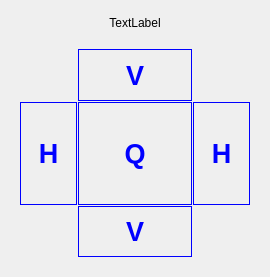
<?xml version="1.0" encoding="UTF-8"?>
<ui version="4.0">
 <class>quadrupoleUI</class>
 <widget class="QWidget" name="quadrupoleUI">
  <property name="geometry">
   <rect>
    <x>0</x>
    <y>0</y>
    <width>270</width>
    <height>277</height>
   </rect>
  </property>
  <property name="windowTitle">
   <string>Form</string>
  </property>
  <property name="styleSheet">
   <string notr="true"/>
  </property>
  <layout class="QGridLayout" name="gridLayout_2">
   <item row="0" column="0">
    <widget class="QLabel" name="labelName">
     <property name="sizePolicy">
      <sizepolicy hsizetype="Preferred" vsizetype="Preferred">
       <horstretch>0</horstretch>
       <verstretch>1</verstretch>
      </sizepolicy>
     </property>
     <property name="styleSheet">
      <string notr="true"/>
     </property>
     <property name="text">
      <string>TextLabel</string>
     </property>
     <property name="alignment">
      <set>Qt::AlignCenter</set>
     </property>
    </widget>
   </item>
   <item row="1" column="0">
    <widget class="QLabel" name="image">
     <property name="sizePolicy">
      <sizepolicy hsizetype="Preferred" vsizetype="Preferred">
       <horstretch>0</horstretch>
       <verstretch>10</verstretch>
      </sizepolicy>
     </property>
     <property name="styleSheet">
      <string notr="true"/>
     </property>
     <property name="text">
      <string/>
     </property>
     <property name="pixmap">
      <pixmap>img/quadrupole_scaled.png</pixmap>
     </property>
     <property name="scaledContents">
      <bool>true</bool>
     </property>
     <property name="alignment">
      <set>Qt::AlignCenter</set>
     </property>
     <layout class="QGridLayout" name="gridLayout">
      <property name="spacing">
       <number>1</number>
      </property>
      <item row="3" column="1">
       <widget class="QPushButton" name="pushQ">
        <property name="sizePolicy">
         <sizepolicy hsizetype="Preferred" vsizetype="Preferred">
          <horstretch>2</horstretch>
          <verstretch>2</verstretch>
         </sizepolicy>
        </property>
        <property name="font">
         <font>
          <pointsize>20</pointsize>
          <weight>75</weight>
          <italic>false</italic>
          <bold>true</bold>
         </font>
        </property>
        <property name="styleSheet">
         <string notr="true">border: 1px solid  blue; font: bold; color:blue;</string>
        </property>
        <property name="text">
         <string>Q</string>
        </property>
        <property name="flat">
         <bool>true</bool>
        </property>
       </widget>
      </item>
      <item row="4" column="1">
       <widget class="QPushButton" name="pushV2">
        <property name="sizePolicy">
         <sizepolicy hsizetype="Preferred" vsizetype="Preferred">
          <horstretch>2</horstretch>
          <verstretch>1</verstretch>
         </sizepolicy>
        </property>
        <property name="font">
         <font>
          <pointsize>20</pointsize>
          <weight>75</weight>
          <italic>false</italic>
          <bold>true</bold>
         </font>
        </property>
        <property name="styleSheet">
         <string notr="true">border: 1px solid  blue; font: bold; color:blue;</string>
        </property>
        <property name="text">
         <string>V</string>
        </property>
        <property name="flat">
         <bool>true</bool>
        </property>
       </widget>
      </item>
      <item row="2" column="1">
       <widget class="QPushButton" name="pushV1">
        <property name="sizePolicy">
         <sizepolicy hsizetype="Preferred" vsizetype="Preferred">
          <horstretch>2</horstretch>
          <verstretch>1</verstretch>
         </sizepolicy>
        </property>
        <property name="font">
         <font>
          <pointsize>20</pointsize>
          <weight>75</weight>
          <italic>false</italic>
          <bold>true</bold>
         </font>
        </property>
        <property name="styleSheet">
         <string notr="true">border: 1px solid  blue; font: bold; color:blue;</string>
        </property>
        <property name="text">
         <string>V</string>
        </property>
        <property name="flat">
         <bool>true</bool>
        </property>
       </widget>
      </item>
      <item row="3" column="2">
       <widget class="QPushButton" name="pushH2">
        <property name="sizePolicy">
         <sizepolicy hsizetype="Preferred" vsizetype="Preferred">
          <horstretch>1</horstretch>
          <verstretch>2</verstretch>
         </sizepolicy>
        </property>
        <property name="font">
         <font>
          <pointsize>20</pointsize>
          <weight>75</weight>
          <italic>false</italic>
          <bold>true</bold>
         </font>
        </property>
        <property name="styleSheet">
         <string notr="true">border: 1px solid  blue; font: bold; color:blue;</string>
        </property>
        <property name="text">
         <string>H</string>
        </property>
        <property name="flat">
         <bool>true</bool>
        </property>
       </widget>
      </item>
      <item row="3" column="0">
       <widget class="QPushButton" name="pushH1">
        <property name="sizePolicy">
         <sizepolicy hsizetype="Preferred" vsizetype="Preferred">
          <horstretch>1</horstretch>
          <verstretch>2</verstretch>
         </sizepolicy>
        </property>
        <property name="font">
         <font>
          <pointsize>20</pointsize>
          <weight>75</weight>
          <italic>false</italic>
          <bold>true</bold>
         </font>
        </property>
        <property name="styleSheet">
         <string notr="true">border: 1px solid  blue; font: bold; color:blue;</string>
        </property>
        <property name="text">
         <string>H</string>
        </property>
        <property name="flat">
         <bool>true</bool>
        </property>
       </widget>
      </item>
     </layout>
    </widget>
   </item>
  </layout>
 </widget>
 <resources/>
 <connections/>
</ui>
